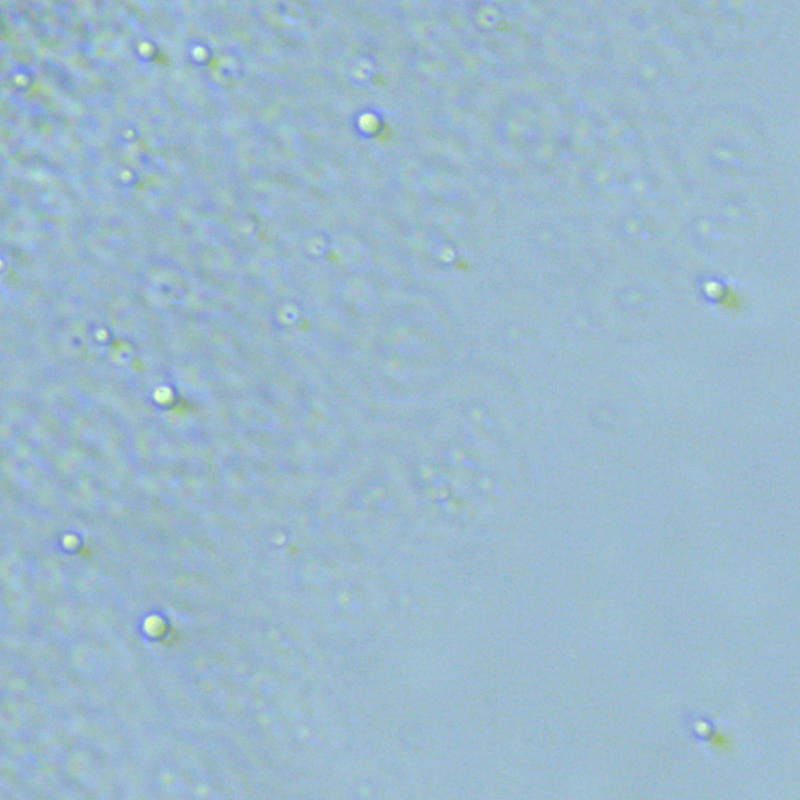
#> input picture pics/urea-3M-120min copy.tif, 800 x 800 px, found by its file name
$ jupyter execute HoughCircles.ipynb
#> lines starting #> are read from the running program, lines starting #| are printed output that depends on the picture; after the words box and inside, x2 and y2 are one past the last pixel; in counts of white or black regions, pixels touching at a corner belong together
[cell 1]
import cv2
import numpy as np
from PIL import Image
import matplotlib.pyplot as plt

# Load the image
image_path = 'imaging/2024-03-21/urea-3M-120min copy.tif'
image = Image.open(image_path)
#> image is the input picture: PIL image 800x800 RGB; mean R, G, B 154.9, 185.2, 204.2
image_np = np.array(image)

[cell 2]
# Convert to grayscale
gray = cv2.cvtColor(image_np, cv2.COLOR_BGR2GRAY)
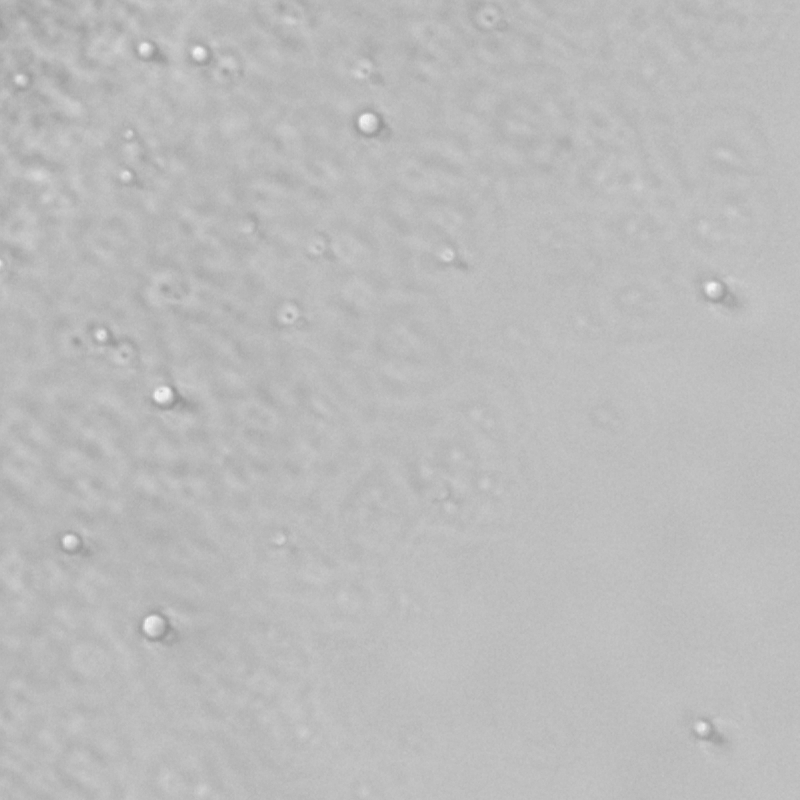
#> gray: shape (800, 800); min 145, max 246, mean 187.4

# Apply Gaussian blur to reduce noise
blurred = cv2.GaussianBlur(gray, (9, 9), 2)

# Perform Hough Circle Transform
circles = cv2.HoughCircles(blurred, cv2.HOUGH_GRADIENT, dp=5, minDist=20,
                           param1=30, param2=30, minRadius=10, maxRadius=20)
#> circles = 25 rows, first 8: [367.5, 122.5, 17], [152.5, 627.5, 17], [107.5, 347.5, 17], [717.5, 292.5, 11.75], [702.5, 727.5, 11.75], [72.5, 542.5, 14.5], [127.5, 347.5, 11.75], [387.5, 127.5, 17]

dp（解析度的倒数）: 如果增加这个值，会减少检测到的圆圈的分辨率。通常设为1。

minDist（圆心之间的最小距离）: 如果检测到的圆圈太多重叠，可以尝试增加这个值。

param1（用于边缘检测的高阈值）: 如果圆圈的边界不是很明显，可以尝试降低这个值。

param2（Hough变换的阈值）: 这个值越小，能检测到的圆就越多。如果发现漏检圆圈，可以尝试降低这个值。

minRadius和maxRadius（圆半径的范围）: 如果预计的圆大小不准确，可以调整这两个参数。

[cell 3]
# Ensure at least some circles were found
if circles is not None:
    circles = np.round(circles[0, :]).astype("int")
#> circles = 25 rows, first 8: [368, 122, 17], [152, 628, 17], [108, 348, 17], [718, 292, 12], [702, 728, 12], [72, 542, 14], [128, 348, 12], [388, 128, 17]

# Create a copy of the original image to draw circles on
output = image_np.copy()

# Draw circles detected
if circles is not None:
    for (x, y, r) in circles:
        cv2.circle(output, (x, y), r, (255, 0, 0), 4)  # Draw the outer circle
        cv2.rectangle(output, (x - 5, y - 5), (x + 5, y + 5), (0, 128, 255), -1)  # Draw the center of the circle
#> this loop made 25 passes
#> (x, y, r) on passes 1 to 12: (368, 122, 17), (152, 628, 17), (108, 348, 17), (718, 292, 12), (702, 728, 12), (72, 542, 14), (128, 348, 12), (388, 128, 17), (488, 18, 11), (162, 398, 12), (288, 312, 11), (222, 68, 12)
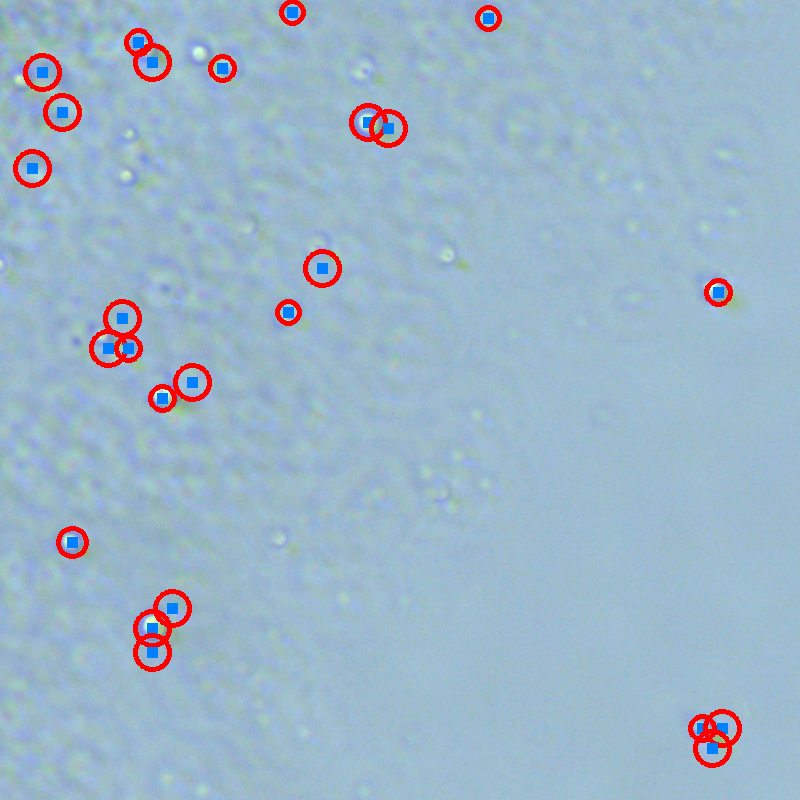
#> output: shape (800, 800, 3); 2.17% of pixels changed, all inside (x1, y1, x2, y2) = (13, 0, 742, 768)

# Show the output
plt.figure(figsize=(8, 8))
plt.imshow(cv2.cvtColor(output, cv2.COLOR_BGR2RGB))  # Convert BGR to RGB for displaying
plt.title(f'Detected Circles: {len(circles) if circles is not None else 0}')
plt.axis('off')
plt.show()
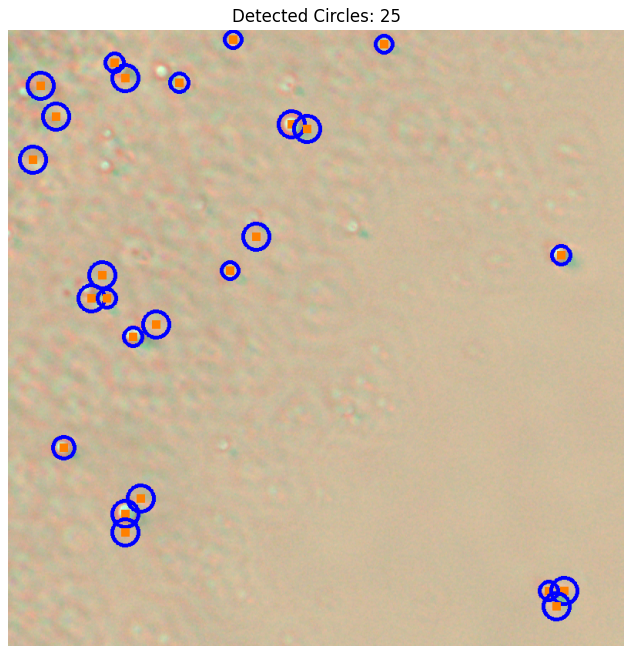
#> figure drawn by matplotlib, 1 panel; B, G, R data is drawn as R, G, B

$ run again, with pics/urea-1M-120min copy.tif copied over pics/urea-3M-120min copy.tif
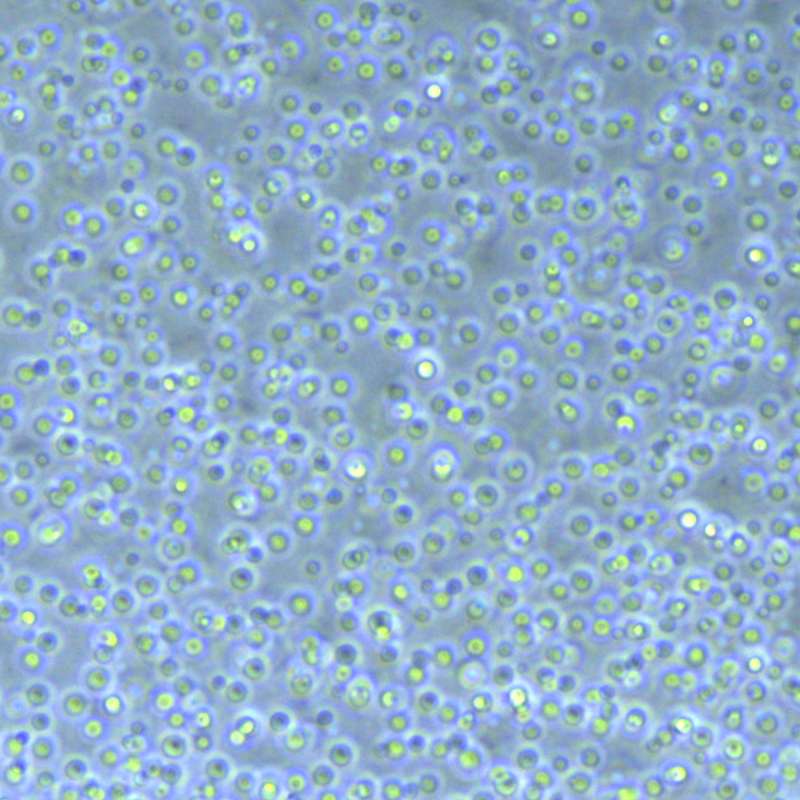
#> input picture pics/urea-1M-120min copy.tif, 800 x 800 px, found by its file name
#> image is the input picture: PIL image 800x800 RGB; mean R, G, B 144.8, 175.2, 201.7
#> `gray = cv2.cvtColor(image_np, cv2.COLOR_BGR2GRAY)`:
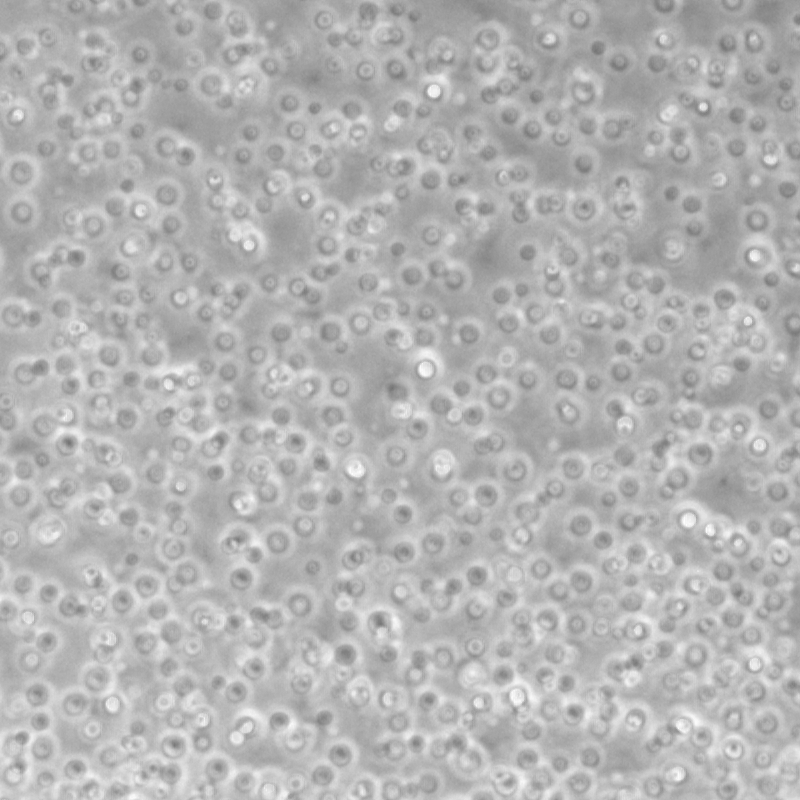
#> gray: shape (800, 800); min 116, max 253, mean 179.6
#> `circles = cv2.HoughCircles(blurred, cv2.HOUGH_GRADIENT, dp=5, minDist=..`: circles = 821 rows, first 8: [682.5, 722.5, 17], [472.5, 702.5, 17], [47.5, 267.5, 17], [87.5, 152.5, 17], [267.5, 372.5, 17], [237.5, 37.5, 17], [222.5, 192.5, 17], [517.5, 172.5, 17]
#> `circles = np.round(circles[0, :]).astype("int")`: circles = 821 rows, first 8: [682, 722, 17], [472, 702, 17], [48, 268, 17], [88, 152, 17], [268, 372, 17], [238, 38, 17], [222, 192, 17], [518, 172, 17]
#> the loop `for (x, y, r) in circles:` made 821 passes
#> (x, y) on passes 1 to 3: (682, 722), (472, 702), (48, 268)
#> `plt.show()`:
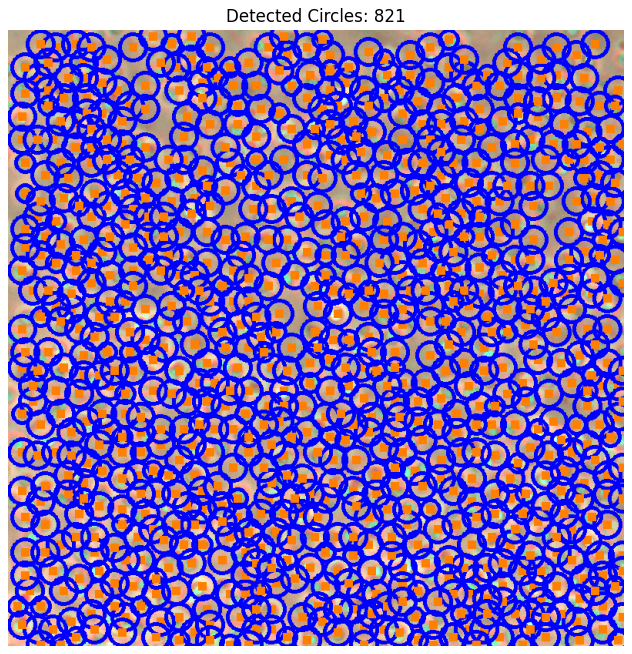
#> figure drawn by matplotlib, 1 panel; B, G, R data is drawn as R, G, B

$ run again, with pics/urea-2M-120min copy.tif copied over pics/urea-3M-120min copy.tif
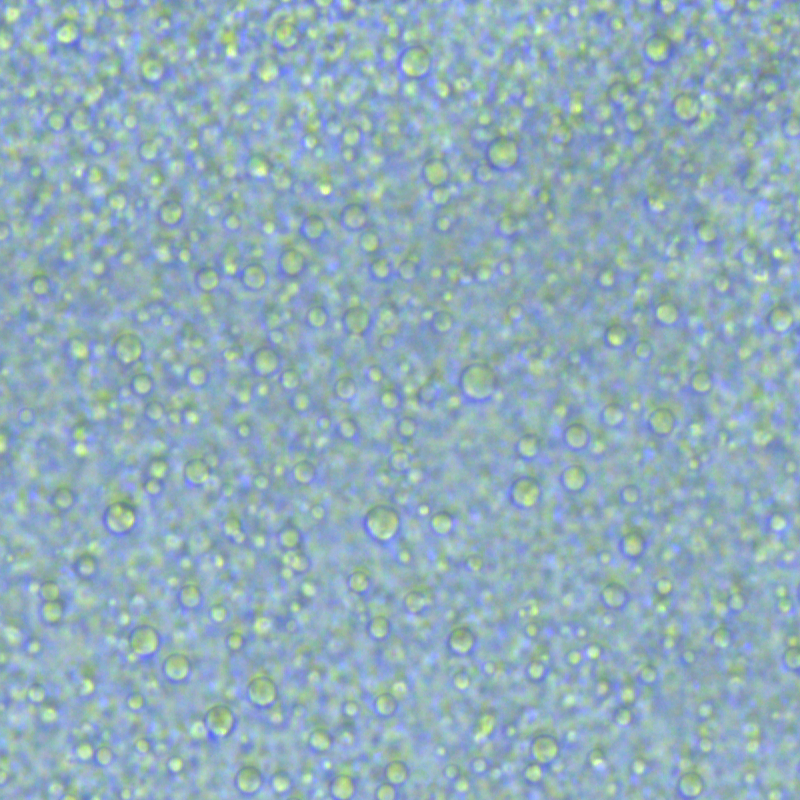
#> input picture pics/urea-2M-120min copy.tif, 800 x 800 px, found by its file name
#> image is the input picture: PIL image 800x800 RGB; mean R, G, B 145, 173.6, 187.7
#> `gray = cv2.cvtColor(image_np, cv2.COLOR_BGR2GRAY)`:
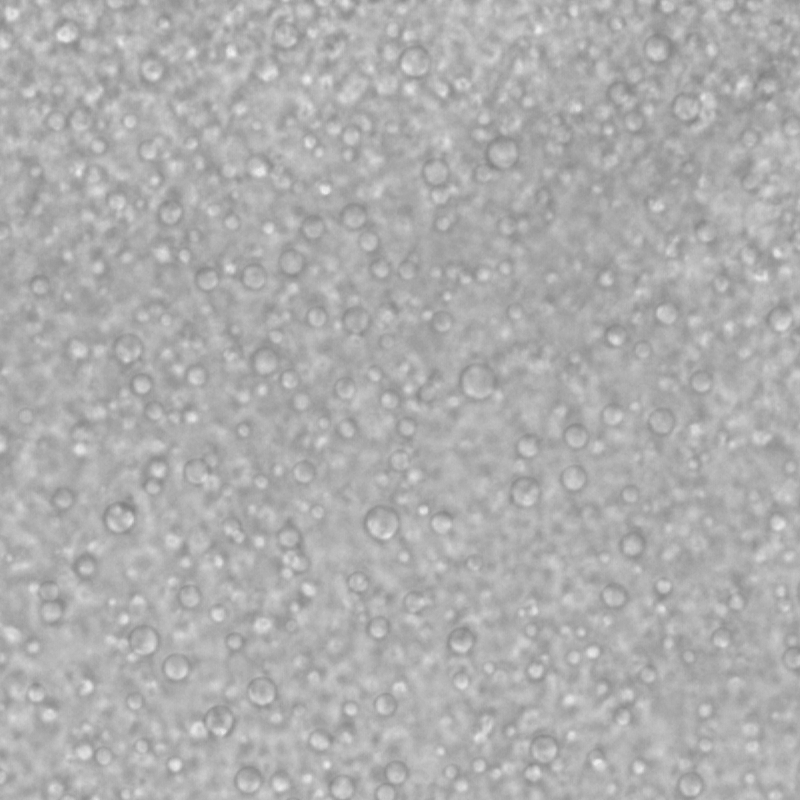
#> gray: shape (800, 800); min 128, max 239, mean 174.6
#> `circles = cv2.HoughCircles(blurred, cv2.HOUGH_GRADIENT, dp=5, minDist=..`: circles = 815 rows, first 8: [412.5, 57.5, 17], [687.5, 107.5, 17], [97.5, 62.5, 17], [102.5, 237.5, 17], [87.5, 127.5, 17], [537.5, 762.5, 17], [102.5, 92.5, 17], [107.5, 207.5, 17]
#> `circles = np.round(circles[0, :]).astype("int")`: circles = 815 rows, first 8: [412, 58, 17], [688, 108, 17], [98, 62, 17], [102, 238, 17], [88, 128, 17], [538, 762, 17], [102, 92, 17], [108, 208, 17]
#> the loop `for (x, y, r) in circles:` made 815 passes
#> (x, y) on passes 1 to 3: (412, 58), (688, 108), (98, 62)
#> `plt.show()`:
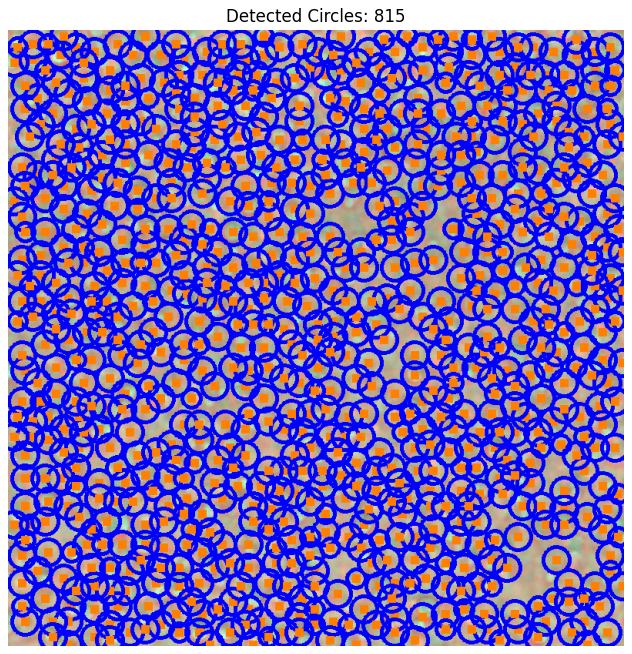
#> figure drawn by matplotlib, 1 panel; B, G, R data is drawn as R, G, B

$ run again, with pics/urea-0.1M-120min copy.tif copied over pics/urea-3M-120min copy.tif
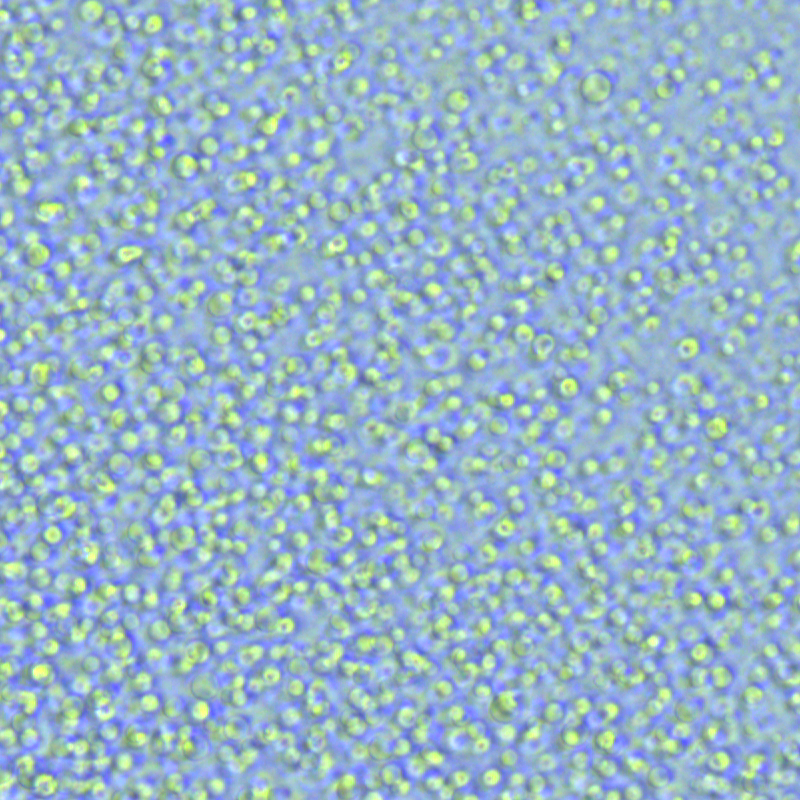
#> input picture pics/urea-0.1M-120min copy.tif, 800 x 800 px, found by its file name
#> image is the input picture: PIL image 800x800 RGB; mean R, G, B 150.4, 180, 200.2
#> `gray = cv2.cvtColor(image_np, cv2.COLOR_BGR2GRAY)`:
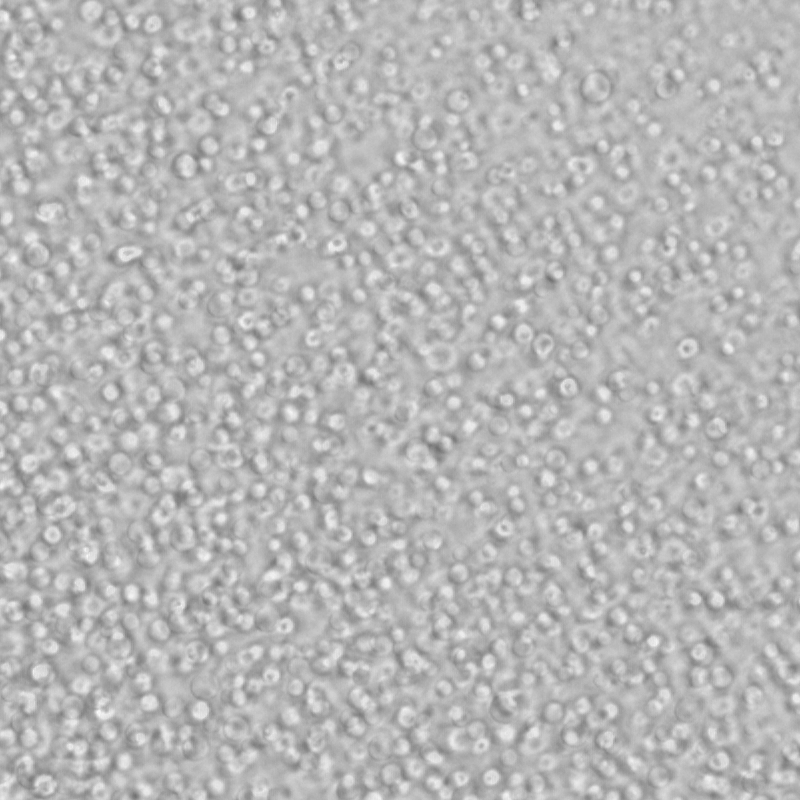
#> gray: shape (800, 800); min 112, max 250, mean 182.7
#> `circles = cv2.HoughCircles(blurred, cv2.HOUGH_GRADIENT, dp=5, minDist=..`: circles = 891 rows, first 8: [357.5, 607.5, 17], [372.5, 577.5, 17], [532.5, 737.5, 17], [77.5, 737.5, 17], [262.5, 322.5, 17], [502.5, 547.5, 17], [147.5, 132.5, 17], [497.5, 182.5, 17]
#> `circles = np.round(circles[0, :]).astype("int")`: circles = 891 rows, first 8: [358, 608, 17], [372, 578, 17], [532, 738, 17], [78, 738, 17], [262, 322, 17], [502, 548, 17], [148, 132, 17], [498, 182, 17]
#> the loop `for (x, y, r) in circles:` made 891 passes
#> (x, y) on passes 1 to 3: (358, 608), (372, 578), (532, 738)
#> `plt.show()`:
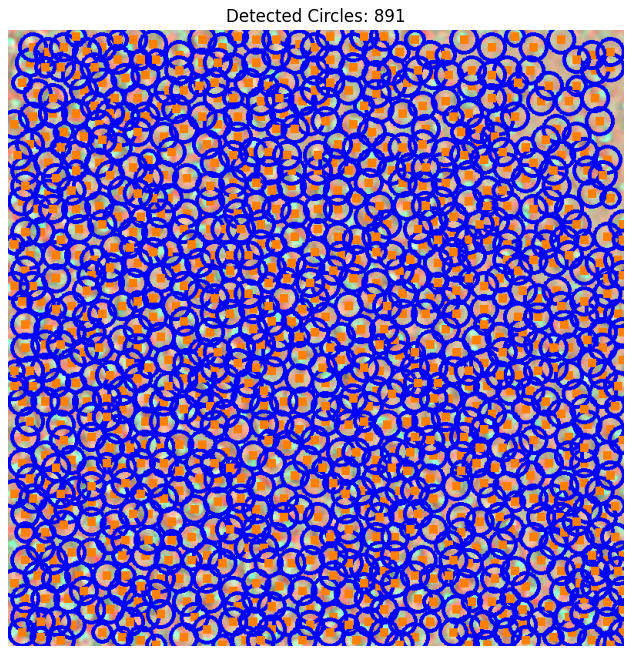
#> figure drawn by matplotlib, 1 panel; B, G, R data is drawn as R, G, B
